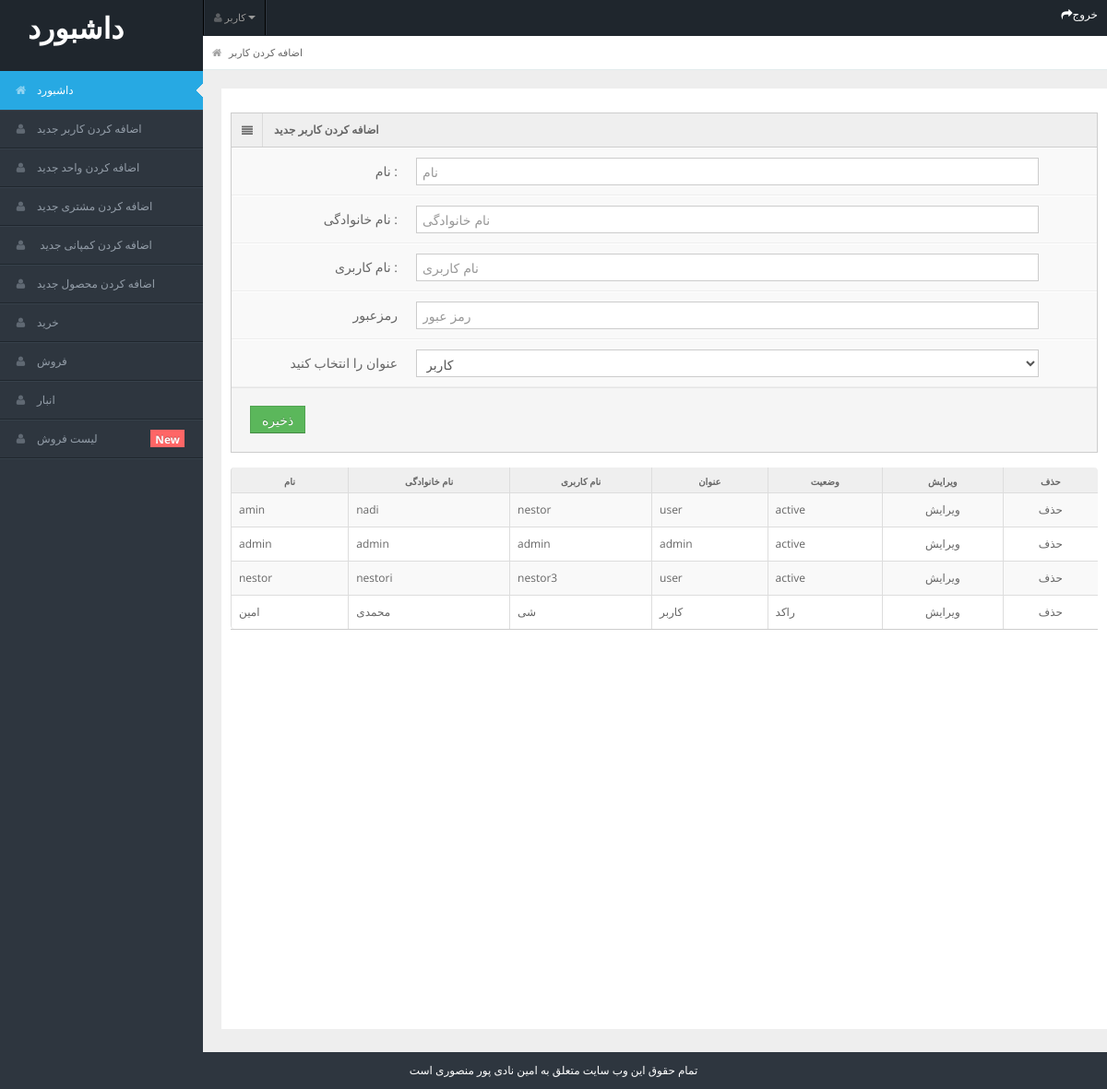
The page /admin/add_new_user.php on the database its author committed.
### tables this page shows
CREATE TABLE `user_registration` (
  `id` int(5) NOT NULL,
  `firstname` varchar(50) NOT NULL,
  `lastname` varchar(50) NOT NULL,
  `username` varchar(50) NOT NULL,
  `password` varchar(50) NOT NULL,
  `role` varchar(10) NOT NULL,
  `status` varchar(10) NOT NULL
);

### admin/add_new_user.php (the view, shortened to what this page needs)
<?php
include "header.php";
include "../user/connection.php";
?>
<div id="content">
    <div id="content-header">
        <div id="breadcrumb"><a href="index.html" title="Go to Home" class="tip-bottom"><i class="icon-home"></i>
        اضافه کردن کاربر</a></div>
    </div>
    <div class="container-fluid ">
        <div class="row-fluid" style="background-color: white; min-height: 1000px; padding:10px;">
        <div class="span2l">
      <div class="widget-box">
        <div class="widget-title"> <span class="icon"> <i class="icon-align-justify"></i> </span>
          <h5>اضافه کردن کاربر جدید</h5>
        </div>
        <div class="widget-content nopadding">
          <form action="" name="form1" method="POST" class="form-horizontal">
            <div class="control-group">
              <label class="control-label">نام :</label>
              <div class="controls">
                <input type="text" class="span11" placeholder="نام" name="firstname" required/>
              </div>
            </div>
            <div class="control-group">
              <label class="control-label">نام خانوادگی :</label>
              <div class="controls">
                <input type="text" class="span11" placeholder="نام خانوادگی" name="lastname" required/>
              </div>
            </div>
            <div class="control-group">
              <label class="control-label">نام کاربری :</label>
              <div class="controls">
                <input type="text" class="span11" placeholder="نام کاربری" name="username" required/>
              </div>
            </div>
            <div class="control-group">
              <label class="control-label">رمزعبور</label>
              <div class="controls">
                <input type="password"  class="span11" placeholder="رمز عبور"  name="password" required/>
              </div>
            </div>
            <div class="control-group">
              <label class="control-label">عنوان را انتخاب کنید</label>
              <div class="controls">
                <select name="role" class="span11" required>
                    <option value="کاربر">کاربر</option>
                </select>
            </div>
            </div>
            <div class="form-actions">
              <button type="submit" name="submit1" class="btn btn-success">ذخیره</button>
            </div>
          </form>
        </div>
      </div>
      <div class="widget-content nopadding">
            <table class="table table-bordered table-striped">
              <thead>
                <tr>
                  <th>نام</th>
                  <th>نام خانوادگی</th>
                  <th>نام کاربری</th>
                  <th>عنوان</th>
                  <th>وضعیت</th>
                  <th>ویرایش</th>
                  <th>حذف</th>
                </tr>
              </thead>
              <tbody>
                <?php
                $res=mysqli_query($link,"SELECT * FROM user_registration");
                while($row=mysqli_fetch_array($res)){
                    ?>
                <tr>
                  <td><?php echo $row["firstname"];?></td>
                  <td><?php echo $row["lastname"];?></td>
                  <td><?php echo $row["username"];?></td>
                  <td><?php echo $row["role"];?></td>
                  <td><?php echo $row["status"];?></td>
                  <td><center><a href="edit_user.php?id=<?=$row["id"];?>">ویرایش</a></center></td>
                  <td><center><a href="delete_user.php?id=<?=$row["id"];?>">حذف</a></center></td>
                </tr>
                    <?php
                }
                ?>
              </tbody>
            </table>
          </div>
    </div>
        </div>
    </div>
</div>
<?php
include "footer.php";
?>

### admin/css/matrix-style.css (style rules this page uses)
* { outline:none !important; -moz-outline: none !important; }
html, body { height:100% }
body { overflow-x: hidden; margin-top: -10px; font-family: 'Open Sans', sans-serif; font-size:12px; color:#666; }
a { color:#666; }
select, textarea, input[type="text"], input[type="password"], input[type="datetime"], input[type="datetime-local"], input[type="date"], input[type="month"], input[type="time"], input[type="week"], input[type="number"], input[type="email"], input[type="url"], input[type="search"], input[type="tel"], input[type="color"], .uneditable-input, .label, .dropdown-menu, .btn, .well, .progress, .table-bordered, .btn-group > .btn:first-child, .btn-group > .btn:last-child, .btn-group > .btn:last-child, .btn-group > .dropdown-toggle, .alert { border-radius:0px; }
.btn, textarea, input[type="text"], input[type="password"], input[type="datetime"], input[type="datetime-local"], input[type="date"], input[type="month"], input[type="time"], input[type="week"], input[type="number"], input[type="email"], input[type="url"], input[type="search"], input[type="tel"], input[type="color"], .uneditable-input { box-shadow:none; }
.progress, .progress-success .bar, .progress .bar-success, .progress-warning .bar, .progress .bar-warning, .progress-danger .bar, .progress .bar-danger, .progress-info .bar, .progress .bar-info, .btn, .btn-primary { background-image:none; }
.form-horizontal .form-actions { padding-left:20px; }
#content { background: none repeat scroll 0 0 #eeeeee; margin-left: 220px; margin-right: 0; padding-bottom: 25px; position: relative; min-height:100%; width: auto; }
#content-header { position: abslute; width: 100%; margin-top: -38px; z-index: 20; }
.container-fluid .row-fluid:first-child { margin-top: 20px; }
#breadcrumb { background-color: #fff; border-bottom: 1px solid #e3ebed; }
#breadcrumb a { padding: 8px 20px 8px 10px; display: inline-block; background-image: url('../img/breadcrumb.png'); background-position: center right; background-repeat: no-repeat; font-size: 11px; color: #666666; }
#breadcrumb a:last-child { background-image:none; }
#breadcrumb a i { margin-right: 5px; opacity: .6; }
.stat-boxes .peity_bar_good, .stat-boxes .peity_line_good, { color: #459D1C; }
.widget-box { background: none repeat scroll 0 0 #F9F9F9; border-left: 1px solid #CDCDCD; border-top: 1px solid #CDCDCD; border-right: 1px solid #CDCDCD; clear: both; margin-top: 16px; margin-bottom: 16px; position: relative; }
.widget-title, .modal-header, .table th, div.dataTables_wrapper .ui-widget-header { background:#efefef; border-bottom: 1px solid #CDCDCD; height: 36px; }
.widget-title span.icon { padding: 9px 10px 7px 11px; float: left; border-right:1px solid #dadada; }
.widget-title h5 { color: #666; float: left; font-size: 12px; font-weight: bold; padding: 12px; line-height: 12px; margin: 0; }
.widget-content { padding:15px; border-bottom: 1px solid #cdcdcd; }
.table th { height: auto; font-size: 10px; padding: 5px 10px 2px; border-bottom: 0; text-align: center; color: #666666; }
.nopadding { padding: 0 !important; }
.nopadding .table { margin-bottom: 0; }
.nopadding .table-bordered { border: 0; }
form { margin-bottom: 0; }
.form-horizontal .control-group { border-top: 1px solid #ffffff; border-bottom: 1px solid #eeeeee; margin-bottom: 0; }
.form-horizontal .control-label { padding-top: 15px; width: 180px; }
.form-horizontal .controls { margin-left: 200px; padding: 10px 0; }
.form-horizontal .form-actions { margin-top: 0; margin-bottom: 0; }

### admin/css/matrix-media.css (style rules this page uses)
body { background:#2E363F; }

### rows shown on the page
user_registration: firstname "amin", lastname "nadi", username "nestor", role "user", status "active"
user_registration: firstname "admin", lastname "admin", username "admin", role "admin", status "active"
user_registration: firstname "nestor", lastname "nestori", username "nestor3", role "user", status "active"
user_registration: firstname "امین", lastname "محمدی", username "شی", role "کاربر", status "راکد"
